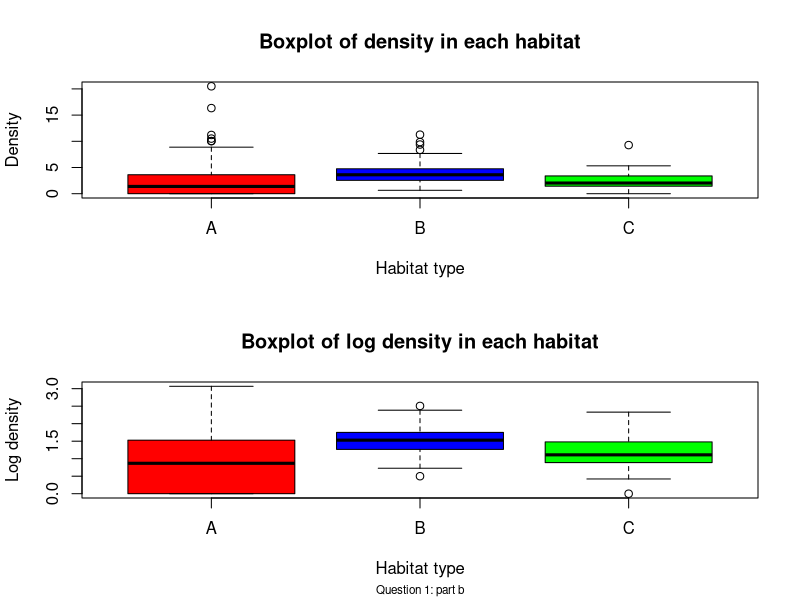
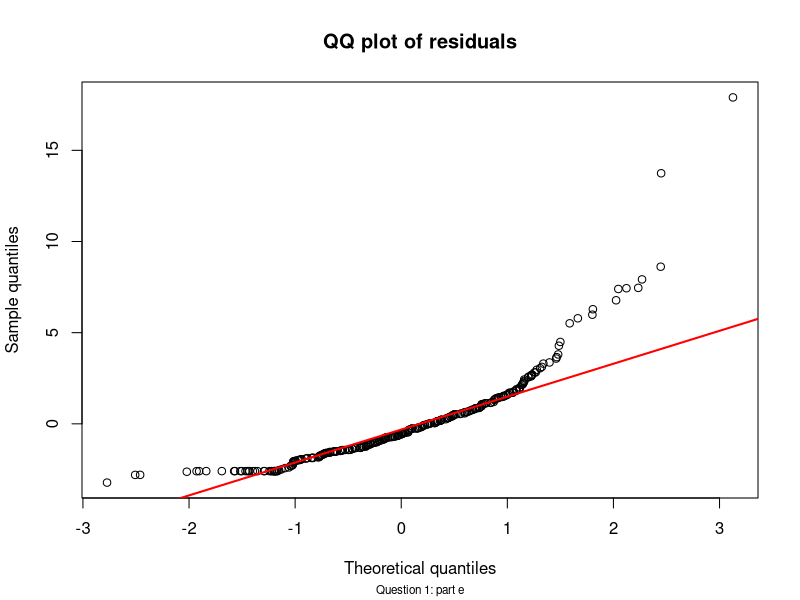

Source code (R) for these figures, in order:
## Question 1: Wild Life Population Density

#a

#Initializing the environment
setwd("~/Desktop/Statistical Computing/CW/Statistical-Computing-CW1")
eco.df <- read.table("ecoStudy.txt",header = T)

#Turning habitat variable into factor to allow for plotting and analysis of that variable
eco.df$habitat <- factor(eco.df$habitat,levels=c("A","B","C"),labels=c("A","B","C"))
attach(eco.df)

#i
round(min(density),3)
#minimum density is 0

#Selecting 1st quantile from the density column of eco-study dataset
round(quantile(density)[[2]],3)
#1st quantile of density is 1.413 to (3 d.p.)

round(median(density),3)
#Median of density is 2.744 (3 d.p.)

round(mean(density),3)
#Mean of density is 3.103 (3 d.p.)

#Selecting 3rd quantile
round(quantile(density)[[4]],3)
#3rd quantile of density is 4.193 (3 d.p.)

round(max(density),3)
#maximum value of density is 20.497 (3 d.p.)

#ii
table(habitat)
#For habitat A, B and C there are 100, 125 and 75 observations in each respectively

#b

#Creating new column in eco-study dataframe which is log of density+1
eco.df$logDensity <- log(density + 1)
attach(eco.df)

#Saving plot created below to pdf file called Boxplot.pdf into current directory (set at start up)
pdf(file="Boxplot.pdf")

#Creating graphic of side by side box plots
par(mfrow=c(2,1))

boxplot(density~habitat,
        main="Boxplot of density in each habitat",
        xlab="Habitat type",
        ylab="Density",
        col=c("red","blue","green"))

boxplot(logDensity~habitat,
        main="Boxplot of log density in each habitat",
        xlab="Habitat type",
        ylab="Log density",
        col=c("red","blue","green"),
        sub="Question 1: part b",
        cex.sub = 0.7)

dev.off()

#c

#i
#Creating vectors to store the observed densities of each habitat type
density.A <- density[habitat=="A"]
density.B <- density[habitat=="B"]
density.C <- density[habitat=="C"]

#calculating the denominator of F statistic
F.stat.denom <- (sum((density.A-mean(density.A))^2)+
                   sum((density.B-mean(density.B))^2)+
                   sum((density.C-mean(density.C))^2))/(300-3)

#calculating the numerator of F statistic
F.stat.numerator <- ((100*((mean(density.A)-mean(density))^2))+
                       (125*((mean(density.B)-mean(density))^2))+
                       (75*((mean(density.C)-mean(density))^2)))/2

#Calculating the F statistic
F.stat <- F.stat.numerator/F.stat.denom
#F statistic is 10.5 to 3 s.f.

#ii
#Finding p-value, as pf is probability that x from a RV X~F_{2}{297} is less than F.stat value the probability to be equal or larger is 1-pf
1-pf(F.stat,2,297)
#p-value is 0.0000400 to 3 s.f.

#d
#First, I create a function to calculate the numerator and denominator for one habitat type
F.stat <- function(vec=NULL){
  
  numerator<-(length(vec)*(mean(vec)-mean(density))^2)/2
  denominator<-(sum((vec-mean(vec))^2))/(300-3)
  
  #Storing in a list so can extract both values from the function output
  output <- list("num"=numerator,"den"=denominator)
  
  return(list("num"=numerator,"den"=denominator))
}

#Applying the function to each habitat type separately using the tapply function
tapply.out.Fstat<-tapply(density,habitat,FUN=F.stat)

#Calculating the F statistic by extracting and summing the numerator and denominator parts of the tapply output
tapply.F.stat<-sum(c(tapply.out.Fstat$A$num,tapply.out.Fstat$B$num,tapply.out.Fstat$C$num))/
  sum(c(tapply.out.Fstat$A$den,tapply.out.Fstat$B$den,tapply.out.Fstat$C$den))
#The answer is 10.5 (3 s.f.) as before

#e
#Function to calculate the residuals for one habitat
residual.func<- function(x){
  
  residuals <- x-mean(x)
  
  return(residuals)
}

#Calculating residuals for each habitat using tapply
residuals.list <- tapply(density, habitat, residual.func)
#Extracting residuals values from list and putting into a vector
residuals<-c(residuals.list$A,residuals.list$B,residuals.list$C)

pdf(file="QQ plot.pdf")
#Creating QQ plot
sorted.residuals<-sort(residuals)
sorted.normal.dist<-sort(rnorm(300))

plot(x=sorted.normal.dist,y=sorted.residuals,
     xlab="Theoretical quantiles",
     ylab="Sample quantiles",
     main="QQ plot of residuals",
     sub="Question 1: part e",
     cex.sub = 0.7)
#Adding in reference line
qqline(residuals, col = "red", lwd = 2)

#Viewing the QQ plot the tails diverge from the line (especially the upper tail which diviates significantly) 
#and the shape has a slight U. This gives evidence that the normality assumption has not been satisfied

dev.off()

detach(eco.df)
#----------------------------------------------------------------------------------------------------# 
## Question 2: Mixture Models

#a
calcLogMix2Gamma <- function(x,alpha,beta,p){
  
  #checking input argument are valid 
  #(note check numeric before using setequal so dont non-numeric input error)
  if(is.numeric(x)==F || setequal(x,abs(x))==F){
    stop("x is not a numeric vector of only positive values")
    
  }else if(length(alpha)!=2 || is.numeric(alpha)==F || setequal(alpha,abs(alpha))==F){
    stop("alpha needs to a numeric vector of length 2 of positive values")
    
  }else if(length(beta)!=2 || is.numeric(beta)==F || setequal(beta,abs(beta))==F){
    stop("beta needs to a numeric vector of length 2 of positive values")
    
  }else if(is.numeric(p)==F || length(p)!=1 || p>1 || p<0){
    stop("p must be a single numeric value between 0 and 1 inclusive")
  }
  
  #calculating the pdf for each value of x using the provided formula
  prob.dist<-p*(x^(alpha[1]-1)*exp(-beta[1]*x)*beta[1]^alpha[1])/gamma(alpha[1])+
    (1-p)*(x^(alpha[2]-1)*exp(-beta[2]*x)*beta[2]^alpha[2])/gamma(alpha[2])
  
  #calculating the log of the joint probability distribution
  log.prob.dist <- log(prod(prob.dist))
  
  return(log.prob.dist)
}

#c
#Creating arguments for calcLogMix2Gamma function
x <- c(0.06, 2.32, 4.81, 0.02, 2.33, 2.18, 0.83, 2.45, 2.10, 3.27)
alpha <- c(0.5, 6)
beta <- c(0.5, 2.5)
p <- 0.35

#Using calcLogMixGamma function with required inputs and rounding to 3 d.p.
round(calcLogMix2Gamma(x,alpha,beta,p),3)

#The log of the joint pdf is -13.928 (to 3 d.p.) using the parameters and observed values above
#-------------------------------------------------------------------------------------------------#
## Question 3: Riemann Integration
#a
smoothCurve <- function(x,alpha,beta,p,q,k){
  #To calculate g(x) I split up the term to allow for easier manual 
  #checking of values and reduce errors due to missing a bracket
  
  #calculating numerator and denominator in log term of g(x) function
  numerator <- (gamma(x+beta)^k)*(p^alpha)*(q^beta)
  denominator <- (gamma(alpha)^k)*(gamma(beta)^k)
  
  #combining parts of g(x) to calculate value of g(x)
  g <- sin((1/(2*alpha))*log(numerator/denominator))
  
  return(g)
}

#b
calcMidRiemannLoop <- function(xVec,alpha,beta,p,q,k){
  #setting up vector to store areas of each (x_{i-1},x_{i}) segment
  interval.area<-rep(0,length(xVec)-1)
  
  #loop to calculate the area in each interval
  #As we are told that the x intercept is not crossed in any interval we do not need to worry about 
  #having to split the area into 2 and calculating the area separately for part above and below x-axis
  
  for (i in 2:length(xVec)){
    #Calculating x input for g(x) function
    x <- (xVec[i]+xVec[i-1])/2
    
    #using equation 6 with absolute value as area cannot be negative
    interval.area[i-1] <- abs((xVec[i]-xVec[i-1])*smoothCurve(x,alpha,beta,p,q,k))
  }
  
  #Calculating total area by summing areas within each segment
  approx.area <- sum(interval.area)
  
  return(approx.area)
}

#c
calcMidRiemann <- function(xVec,alpha,beta,p,q,k){
  #Checking xVec argument
  if (is.numeric(xVec)==F || length(xVec)<2 || setequal(xVec,sort(xVec)==F)){
    stop("xVec argument must be numeric, of length greater than 1 with values in
         increasing order")
    
  }else if (length(alpha)>1 || is.numeric(alpha)==F || alpha<=0){
    stop("alpha must be a single positive numeric value")
    
  }else if (length(beta)>1 || is.numeric(beta)==F || beta<=0){
    stop("beta must be a single positive numeric value")
    
  }else if (length(p)>1 || is.numeric(p)==F){
    stop("p must be a single numeric value")
    
  }else if (length(k)>1 || is.numeric(k)==F){
    stop("k must be a single numeric value")
    
  }else if (length(q)>1 || is.numeric(q)==F){
    stop("q must be a single numeric value")
  }
  #Creating vector containing the intervals which we need to calculate the area of
  interval.region<-xVec[-1]-xVec[1:length(xVec)-1]
  
  #values of x to input into g(x) for each of the corresponding intervals
  g.func.input <-(xVec[-1]+xVec[1:length(xVec)-1])/2
  
  #calculating each intervals approximate area using equation (6) without summation
  interval.area <- abs(interval.region*smoothCurve(g.func.input,alpha,beta,p,q,k))
  
  #summing individual areas to find total area 
  approx.area <- sum(interval.area)
  
  return(approx.area)
}
#e
#Creating vector of intervals as specified
xVec <- seq(from=2,to=8.5,by=0.01)

round(calcMidRiemann(xVec,2.1,0.5,3,6,2),3)
#The approximate area using middle Riemann sum is 4.737 to 3 d.p.

#f
calcMidRiemannAreas <- function(xSeqList,alpha,beta,p,q,k){
  #Using sapply to apply calcMidRiemann function to each list element and return each calculated area as an element of a vector
  vector.of.areas <- sapply(xSeqList,calcMidRiemann,alpha=alpha,beta=beta,p=p,q=q,k=k)
  
  #Summing areas calculated for each list element to find total area
  total.area<-sum(vector.of.areas)
  
  return(total.area)
}

#g
#creating list of sequences as defined in question
xSeqList <- list(seq(from=3.5,to=8,by=0.01),seq(from=2,to=4.3,by=0.1),seq(from=1.07,to=9.012,by=0.001))

round(calcMidRiemannAreas(xSeqList,1.9,0.75,2.15,7,1.65),3)
#Total area is 10.847 to 3 d.p.

#-------------------------------------------------------------------------------------------------#
## Question 4: Hidden Markov Model
#a
weatherSeqProb <- function(weatherSeq,trProbs,initProbs){
  
  #Setting up vector to store each transition probability in
  transition.prob<-rep(0,length(weatherSeq))
  
  #Finding initial probability of chosen sequence
  if (weatherSeq[1]=="s"){
    transition.prob[1] <- initProbs[1]
  }else if (weatherSeq[1]=="c"){
    transition.prob[1]  <- initProbs[2]
  }else if (weatherSeq[1]=="r"){
    transition.prob[1]  <- initProbs[3]
  }
  #Assigning numeric values to weather sequence letters to be able to call indexes of matrix
  weatherSeq.numeric <- ifelse(weatherSeq=="s",1,ifelse(weatherSeq=="c",2,3))
  
  for (i in 2:length(weatherSeq)){
    #trProbs[i,j] is the probability to go from state i to state j and
    #i-1 in weatherSeq is last state and i is current state, thus can use
    #wetherSeq.numeric to access the transitional probability
    transition.prob[i] <- trProbs[weatherSeq.numeric[i-1],weatherSeq.numeric[i]]
  }
  
  #Calculating log total probability
  total.prob.log <- log(prod(transition.prob))
  
  return(total.prob.log)
}

#b
weatherSeq <- c("c","s","c","r","s","s")
trProbs <- matrix(c(0.5,0.4,0.1,0.33,0.35,0.32,0.3,0.3,0.4),nrow=3,ncol=3,byrow = T)
initProbs <- c(0.45,0.25,0.3)

round(weatherSeqProb(weatherSeq,trProbs,initProbs),3)
#log probability of weather sequence is -6.448 (3 d.p.)

#c
weatherColourProbs <- function(colourSeq,emitProbs,weatherSeq,trProbs,initProbs){
  #We can rearrange the probabilities 
  
  #calculate probabilities for weather sequence as before
  total.weather.prob <- exp(weatherSeqProb(weatherSeq,trProbs,initProbs))
  
  #Creating numeric vectors of weather and jacket sequence
  weatherSeq.numeric <- ifelse(weatherSeq=="s",1,ifelse(weatherSeq=="c",2,3))
  colourSeq.numeric <- ifelse(colourSeq=="B",1,2)
  
  #Creating vector to store the probabilities of selecting the ith jacket colour  
  #given the ith weather condition in the sequence
  colour.trans.prob <- rep(0,length(colourSeq))
  for (i in 1:length(colourSeq)){
    #Storing prob of selecting the jacket in the ith sequence position for the ith weather condition in the sequence
    colour.trans.prob[i] <- emitProbs[weatherSeq.numeric[i],colourSeq.numeric[i]]  
  }
  
  #calculating total probability of observing sequence of weather and jacket colour
  total.prob <- total.weather.prob*prod(colour.trans.prob)
  
  log.total.prob <- log(total.prob)
  return(log.total.prob)
}

#d
#Setting up arguments to input into function
weatherSeq <- c("r","s","c","r","c","r","s","s")
colourSeq <- c("B","W","W","B","B","W","W","W")
initProbs <- c(0.35,0.45,0.2)
trProbs <- matrix(c(0.55,0.25,0.2,0.25,0.35,0.4,0.2,0.15,0.65),nrow=3,ncol=3,byrow = T)
emitProbs <- matrix(c(0.2,0.8,0.55,0.45,0.9,0.1),nrow=3,ncol=2,byrow = T)

round(weatherColourProbs(colourSeq,emitProbs,weatherSeq,trProbs,initProbs),3)
#Answer is -15.121 (3 d.p.)
